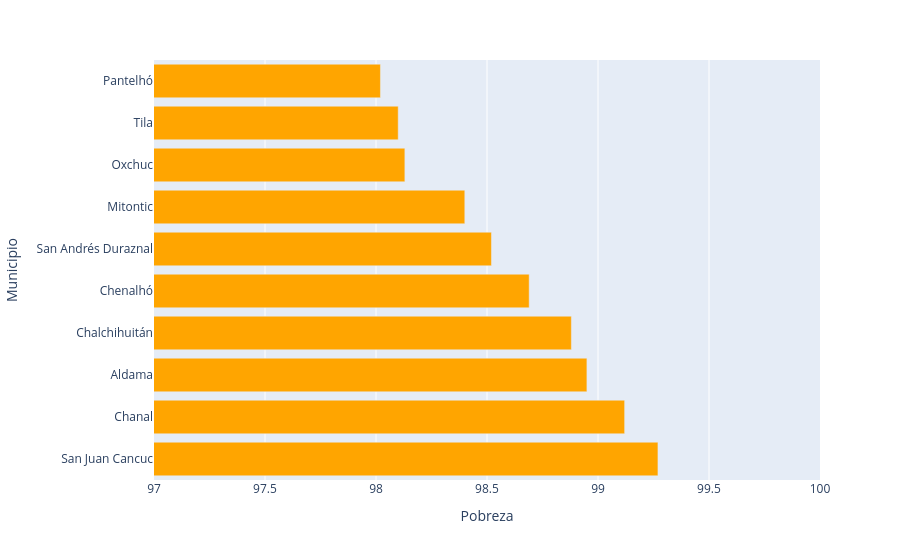

This figure's notebook cell:
### Code cell
fig = px.bar(df_filtrado, x='Pobreza',y= df_filtrado.index, color_discrete_sequence=['orange'])
fig.update_xaxes(range=[97, 100])
fig.show()

### Figure 1 — Plotly figure (JSON) as saved in the notebook; plotly's stock layout.template omitted (floating-point values rounded to 4 significant figures)
{"data": [{"hovertemplate": "Pobreza=%{x}<br>Municipio=%{y}<extra></extra>", "legendgroup": "", "marker": {"color": "orange", "pattern": {"shape": ""}}, "name": "", "orientation": "h", "showlegend": false, "textposition": "auto", "type": "bar", "x": [99.27, 99.12, 98.95, 98.88, 98.69, 98.52, 98.4, 98.13, 98.1, 98.02], "xaxis": "x", "y": ["San Juan Cancuc", "Chanal", "Aldama", "Chalchihuitán", "Chenalhó", "San Andrés Duraznal", "Mitontic", "Oxchuc", "Tila", "Pantelhó"], "yaxis": "y"}], "layout": {"barmode": "relative", "legend": {"tracegroupgap": 0}, "margin": {"t": 60}, "xaxis": {"anchor": "y", "domain": [0, 1], "range": [97, 100], "title": {"text": "Pobreza"}}, "yaxis": {"anchor": "x", "domain": [0, 1], "title": {"text": "Municipio"}}}}
